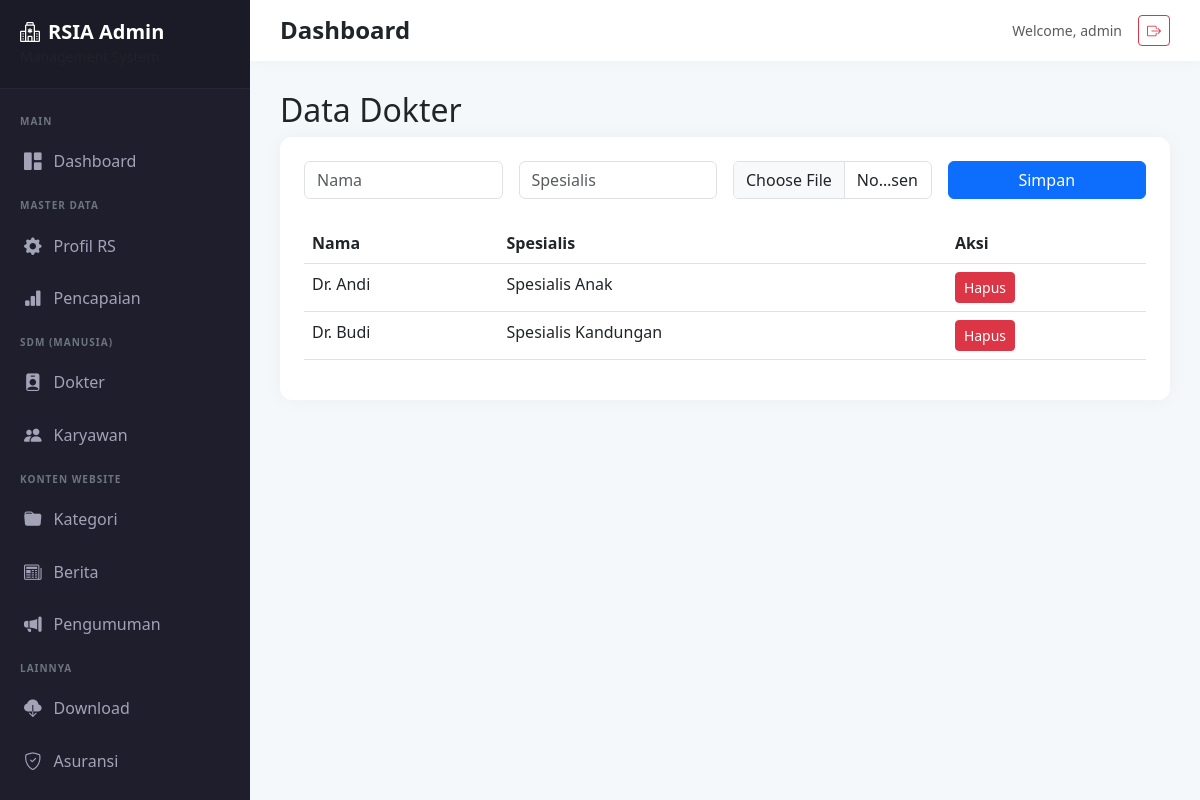
The page /admin/doctors.php (signed in) on the database its author committed.
### tables this page shows
CREATE TABLE `doctors` (
  `id` int(11) NOT NULL,
  `name` varchar(100) NOT NULL,
  `specialization` varchar(100) NOT NULL,
  `image` varchar(255) DEFAULT 'img/team-1.jpg',
  `bio` text DEFAULT NULL,
  `created_at` timestamp NOT NULL DEFAULT current_timestamp()
);

### config/database.php (called while the page is built, shortened)
<?php
class Database {
    private $host = DB_HOST;
    private $dbname = DB_NAME;
    private $user = DB_USER;
    private $pass = DB_PASS;
    private $dbh;
    private $stmt;
    public function __construct() {
        $dsn = 'mysql:host=' . $this->host . ';dbname=' . $this->dbname;
        $options = [
            PDO::ATTR_PERSISTENT => true,
            PDO::ATTR_ERRMODE => PDO::ERRMODE_EXCEPTION
        ];
        try {
            $this->dbh = new PDO($dsn, $this->user, $this->pass, $options);
        } catch(PDOException $e) {
            die("Koneksi gagal: " . $e->getMessage());
        }
    }
    public function query($query) {
        $this->stmt = $this->dbh->prepare($query);
    }
    public function execute() {
        return $this->stmt->execute();
    }
    public function resultSet() {
        $this->execute();
        return $this->stmt->fetchAll(PDO::FETCH_ASSOC);
    }
}
?>

### admin/doctors.php (the view, shortened to what this page needs)
<?php
require_once '../config/database.php'; $db = new Database();
 $db->query("SELECT * FROM doctors"); $rows = $db->resultSet();
require_once 'nav_admin.php';
?>
    <h2>Data Dokter</h2>
    <div class="card p-4">
        <form method="POST" enctype="multipart/form-data" class="row g-3 mb-4">
            <div class="col-md-3"><input type="text" name="name" id="editName" class="form-control" placeholder="Nama" required></div>
            <div class="col-md-3"><input type="text" name="specialization" id="editSpec" class="form-control" placeholder="Spesialis" required></div>
            <div class="col-md-3"><input type="file" name="image" class="form-control"></div>
            <div class="col-md-3"><button type="submit" class="btn btn-primary w-100">Simpan</button></div>
        </form>
        <table class="table table-hover">
            <thead><tr><th>Nama</th><th>Spesialis</th><th>Aksi</th></tr></thead>
            <tbody>
                <?php foreach($rows as $r): ?>
                <tr>
                    <td><?php echo $r['name']; ?></td>
                    <td><?php echo $r['specialization']; ?></td>
                    <td><a href="?delete=<?php echo $r['id']; ?>" class="btn btn-sm btn-danger" onclick="return confirm('Hapus?')">Hapus</a></td>
                </tr>
                <?php endforeach; ?>
            </tbody>
        </table>
    </div>
<?php require_once 'footer_admin.php'; ?>

### admin/nav_admin.php (style rules this page uses)
:root { --sidebar-width: 250px; --primary-color: #4a51f9; --sidebar-bg: #1e1e2d; --sidebar-hover: #2a2a3d; }
body { background-color: #f5f8fa; font-family: 'Segoe UI', Roboto, sans-serif; overflow-x: hidden; }
.card { border: none; border-radius: 12px; box-shadow: 0 0 20px rgba(0,0,0,0.04); margin-bottom: 25px; }

### rows shown on the page
doctors: name "Dr. Andi", specialization "Spesialis Anak"
doctors: name "Dr. Budi", specialization "Spesialis Kandungan"

### other values the page prints
$_SESSION['admin_user'] "admin"
